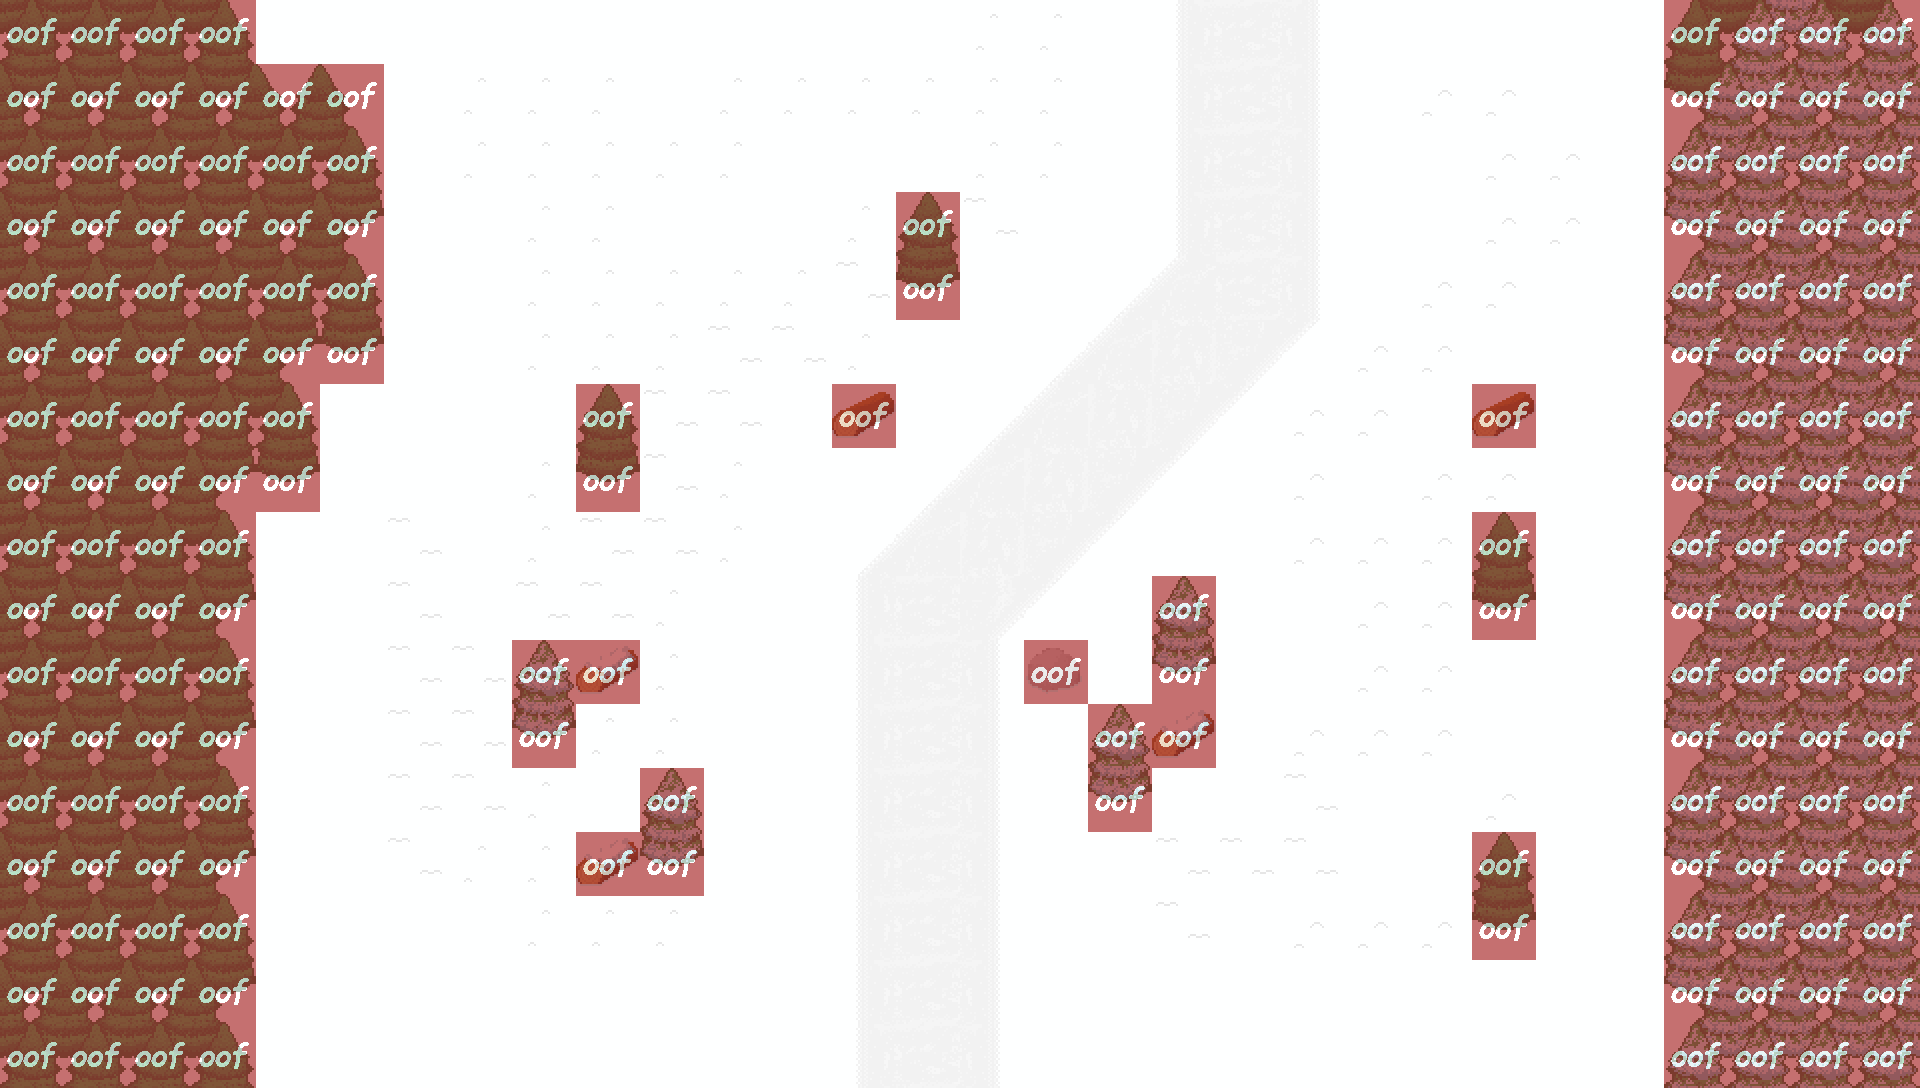

A level layout from a 2D game, rendered from its tile map. Below: a short description, then the map file with its tile-grid data intact:
An orthogonal 30x17 tile map with 64x64 px tiles, 2 tile layers (Background, Obstacle), 2 tilesets.

<map version="1.9" tiledversion="1.9.2" orientation="orthogonal" renderorder="right-down" width="30" height="17" tilewidth="64" tileheight="64" infinite="0" nextlayerid="3" nextobjectid="1">
 <tileset firstgid="1" source="../TileSheets/GameTileSheet.tsx" />
 <tileset firstgid="274" source="../TileSheets/OofSheet.tsx" />
 <layer id="1" name="Background" width="30" height="17">
  <data encoding="csv">
191,192,193,194,1,1,1,1,1,1,1,1,1,1,1,5,5,1,23,24,25,1,1,1,1,1,206,251,208,210,
212,213,214,214,172,173,1,5,5,5,1,5,5,5,5,5,5,1,23,24,25,1,4,4,1,1,227,220,221,222,
191,192,191,192,193,194,1,5,5,5,5,5,1,1,1,5,5,1,23,24,25,1,1,4,4,1,198,199,200,201,
212,213,212,213,214,215,1,1,5,5,1,1,1,5,238,3,1,1,23,24,25,1,1,4,4,1,219,220,221,222,
191,192,193,235,235,236,1,1,5,5,5,5,5,3,259,1,1,149,51,24,25,1,4,4,1,1,198,199,200,201,
212,213,214,213,215,257,1,1,5,5,5,3,3,5,1,1,149,51,131,132,133,4,4,1,1,1,219,220,221,222,
191,192,193,193,197,1,1,1,1,238,3,3,1,78,1,149,51,131,132,133,4,4,1,78,1,1,198,199,200,201,
212,213,214,215,218,1,1,1,5,259,3,5,1,1,149,51,131,132,133,1,4,1,4,4,1,1,219,220,221,222,
191,192,193,194,1,1,3,1,5,3,3,5,1,134,51,131,132,133,1,1,4,4,4,238,1,1,198,199,200,201,
212,213,214,215,1,1,3,1,3,3,5,1,1,155,108,29,127,1,246,1,1,4,4,259,1,1,219,220,221,222,
191,192,193,194,1,1,3,3,246,79,5,1,1,23,24,25,15,1,267,1,1,4,4,1,1,1,198,199,200,201,
212,213,214,215,1,1,3,3,267,5,5,1,1,23,24,25,1,246,79,1,4,4,4,1,1,1,219,220,221,222,
191,192,193,194,1,1,3,3,5,1,246,1,1,23,24,25,1,267,1,1,3,1,1,4,1,1,198,199,200,201,
212,213,214,215,1,1,3,5,5,79,267,1,1,23,24,25,1,1,3,3,3,1,1,238,1,1,219,220,221,222,
191,192,193,194,1,1,1,1,5,5,5,1,1,23,24,25,1,1,3,1,4,4,4,259,1,1,198,199,200,201,
212,213,214,215,1,1,1,1,1,1,1,1,1,23,24,25,1,1,1,1,1,1,1,1,1,1,219,220,221,222,
191,192,193,194,1,1,1,1,1,1,1,1,1,23,24,25,1,1,1,1,1,1,1,1,1,1,198,199,200,201
</data>
 </layer>
 <layer id="2" name="Obstacle" width="30" height="17" opacity="0.7">
  <data encoding="csv">
274,274,274,274,0,0,0,0,0,0,0,0,0,0,0,0,0,0,0,0,0,0,0,0,0,0,274,274,274,274,
274,274,274,274,274,274,0,0,0,0,0,0,0,0,0,0,0,0,0,0,0,0,0,0,0,0,274,274,274,274,
274,274,274,274,274,274,0,0,0,0,0,0,0,0,0,0,0,0,0,0,0,0,0,0,0,0,274,274,274,274,
274,274,274,274,274,274,0,0,0,0,0,0,0,0,274,0,0,0,0,0,0,0,0,0,0,0,274,274,274,274,
274,274,274,274,274,274,0,0,0,0,0,0,0,0,274,0,0,0,0,0,0,0,0,0,0,0,274,274,274,274,
274,274,274,274,274,274,0,0,0,0,0,0,0,0,0,0,0,0,0,0,0,0,0,0,0,0,274,274,274,274,
274,274,274,274,274,0,0,0,0,274,0,0,0,274,0,0,0,0,0,0,0,0,0,274,0,0,274,274,274,274,
274,274,274,274,274,0,0,0,0,274,0,0,0,0,0,0,0,0,0,0,0,0,0,0,0,0,274,274,274,274,
274,274,274,274,0,0,0,0,0,0,0,0,0,0,0,0,0,0,0,0,0,0,0,274,0,0,274,274,274,274,
274,274,274,274,0,0,0,0,0,0,0,0,0,0,0,0,0,0,274,0,0,0,0,274,0,0,274,274,274,274,
274,274,274,274,0,0,0,0,274,274,0,0,0,0,0,0,274,0,274,0,0,0,0,0,0,0,274,274,274,274,
274,274,274,274,0,0,0,0,274,0,0,0,0,0,0,0,0,274,274,0,0,0,0,0,0,0,274,274,274,274,
274,274,274,274,0,0,0,0,0,0,274,0,0,0,0,0,0,274,0,0,0,0,0,0,0,0,274,274,274,274,
274,274,274,274,0,0,0,0,0,274,274,0,0,0,0,0,0,0,0,0,0,0,0,274,0,0,274,274,274,274,
274,274,274,274,0,0,0,0,0,0,0,0,0,0,0,0,0,0,0,0,0,0,0,274,0,0,274,274,274,274,
274,274,274,274,0,0,0,0,0,0,0,0,0,0,0,0,0,0,0,0,0,0,0,0,0,0,274,274,274,274,
274,274,274,274,0,0,0,0,0,0,0,0,0,0,0,0,0,0,0,0,0,0,0,0,0,0,274,274,274,274
</data>
 </layer>
</map>
